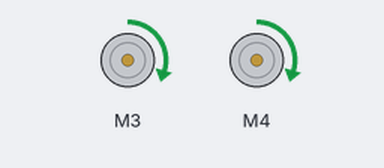
The sketch below on a simulated Arduino Uno, built with avr-gcc and run on an emulated ATmega328P. On the bench: 2 × DC motor (green arrow = forward, orange = backward, longer = faster). What the sketch prints to the serial monitor is not drawn.

Above: at 0.1 s.
Timing chart, 0 to 1.6 s (numbered marks = the images above):
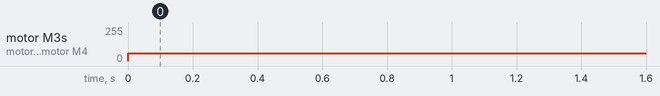

Measured:
- by itself, motor M3, motor M4: stopped → forward 60/255 at 0.00 s

The sketch:

DrAndDl.ino
```cpp
// this test program print distance moved by left and right wheel for delta(100ms)

#include <math.h> // required to use atan () function
#define PI 3.1415926535897932384626433832795 // PI number definition
#include <AFMotor.h>

// MOTOR VARIABLES
#define LEFT_WHEEL 1
#define RIGHT_WHEEL 2

//LEFT WHEEL VARIABLES
int leftEncoderPin = 18; // Pin 18, where the left encoder pin DO is connected
volatile unsigned long currentLeftEncoderPulses = 0;   // Number of left Encoder pulses
volatile unsigned long previousLeftEncoderPulses = 0;   // Number of left Encoder pulses
int leftMotorSpeed = 0;   // speed value for leftMotor which is between 0 and 255
AF_DCMotor leftWheel(3); // Motor 3 section of the motor shield will be used for left Motor of the robot

//RIGHT WHEEL VARIABLES
int rightEncoderPin = 19; // Pin 19, where the right ecoder pin DO is connected
volatile unsigned long currentRightEncoderPulses = 0;  // Number of right Encoder pulses
volatile unsigned long previousRightEncoderPulses = 0;  // Number of right Encoder pulses
int rightMotorSpeed = 0;    // speed value for rightMotor which is between 0 and 255
AF_DCMotor rightWheel(4); // Motor 4 section of the motor shield will be used for right Motor of the robot

// variable used for reading a clean and good signal from the encoder
volatile unsigned long debounceL = 0;   // time stamp of the last bounce of the incoming signal from the left encoder
volatile unsigned long debounceR = 0;   // time stamp of the last bounce of the incoming signal from the right encoder

// DESIGN VARIABLE
const byte delta = 100;    // sampling time of the system
unsigned long currentTimeSample = 0;
unsigned long previousTimeSample = 0;

// DISTANCE AND VELOCITY MEASUREMENT VARIABLES
const byte numberOfHole = 20; // number of holes on the motor encoder disk
const float diameter = 6.8; // the radius of left and right wheels[cm]
unsigned long Dl = 0;
unsigned long Dr = 0;
int mspeed = 0;

void setup () {
   attachInterrupt (digitalPinToInterrupt(leftEncoderPin), LEncoder, RISING); // interrupt function: interrupt pin, function to call, type of activation
   attachInterrupt (digitalPinToInterrupt(rightEncoderPin), REncoder, RISING); // interrupt function: interrupt pin, function to call, type of activation
   Serial.begin(9600); // start of serial communication
   moveMotor(LEFT_WHEEL,FORWARD,60);
   moveMotor(RIGHT_WHEEL,FORWARD,60);
}

void loop () {
  currentTimeSample = millis();
  if(currentTimeSample - previousTimeSample > delta){
      previousTimeSample = currentTimeSample;
    // calculate the distance traveled by both left and right wheel
      Dl = ((float)(currentLeftEncoderPulses-previousLeftEncoderPulses)/numberOfHole) * PI * diameter;
      Dr = ((float)(currentRightEncoderPulses-previousRightEncoderPulses)/numberOfHole) * PI * diameter;

      previousLeftEncoderPulses = currentLeftEncoderPulses;
      previousRightEncoderPulses = currentRightEncoderPulses;

      Serial.print(Dr);
      Serial.print(" ");
      Serial.println(Dl);
    }
}

void LEncoder () {// interrupt function of the left wheel encoder
    if(digitalRead(leftEncoderPin) && (micros()- debounceL > 100) && digitalRead(leftEncoderPin)){
        currentLeftEncoderPulses++;
        debounceL = micros();
    }
}
void REncoder () {// interrupt function of the right wheel encoder
   if(digitalRead(rightEncoderPin) && (micros()- debounceR > 100) && digitalRead(rightEncoderPin)){
        currentRightEncoderPulses++;
        debounceR = micros();
    }
}


void moveMotor(int WHEEL,int DIRECTION, int mSpeed){
  if(WHEEL == LEFT_WHEEL){
      if(DIRECTION == FORWARD){
        leftWheel.run(FORWARD);
        leftWheel.setSpeed(mSpeed);
      }else{
        leftWheel.run(BACKWARD);
        leftWheel.setSpeed(mSpeed);
      }
  }else if(WHEEL == RIGHT_WHEEL){
      if(DIRECTION == FORWARD){
        rightWheel.run(FORWARD);
        rightWheel.setSpeed(mSpeed);
      }else{
        rightWheel.run(BACKWARD);
        rightWheel.setSpeed(mSpeed);
      }
  }
}
```
